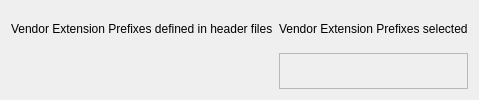
      <widget class="QWidget" name="m_pagevendor">
       <attribute name="title">
        <string>Vendor Prefixes</string>
       </attribute>
       <layout class="QGridLayout">
        <item row="0" column="0">
         <layout class="QGridLayout">
          <item row="0" column="0">
           <widget class="QLabel" name="m_textlabelvendoravailable">
            <property name="text">
             <string>Vendor Extension Prefixes defined in header files</string>
            </property>
            <property name="wordWrap">
             <bool>false</bool>
            </property>
           </widget>
          </item>
          <item row="1" column="0">
           <widget class="CExtensionListBox" name="m_listvendoravailable">
            <property name="font">
             <font>
              <family>Monospace</family>
             </font>
            </property>
            <property name="acceptDrops">
             <bool>true</bool>
            </property>
            <property name="selectionMode">
             <enum>Q3ListBox::Extended</enum>
            </property>
           </widget>
          </item>
          <item row="1" column="1">
           <widget class="CExtensionListBox" name="m_listvendorselected">
            <property name="font">
             <font>
              <family>Monospace</family>
             </font>
            </property>
            <property name="acceptDrops">
             <bool>true</bool>
            </property>
            <property name="frameShape">
             <enum>QFrame::StyledPanel</enum>
            </property>
            <property name="selectionMode">
             <enum>Q3ListBox::Extended</enum>
            </property>
           </widget>
          </item>
          <item row="0" column="1">
           <widget class="QLabel" name="m_textlabelvendorselected">
            <property name="enabled">
             <bool>true</bool>
            </property>
            <property name="acceptDrops">
             <bool>false</bool>
            </property>
            <property name="text">
             <string>Vendor Extension Prefixes selected</string>
            </property>
            <property name="wordWrap">
             <bool>false</bool>
            </property>
           </widget>
          </item>
         </layout>
        </item>
       </layout>
      </widget>
